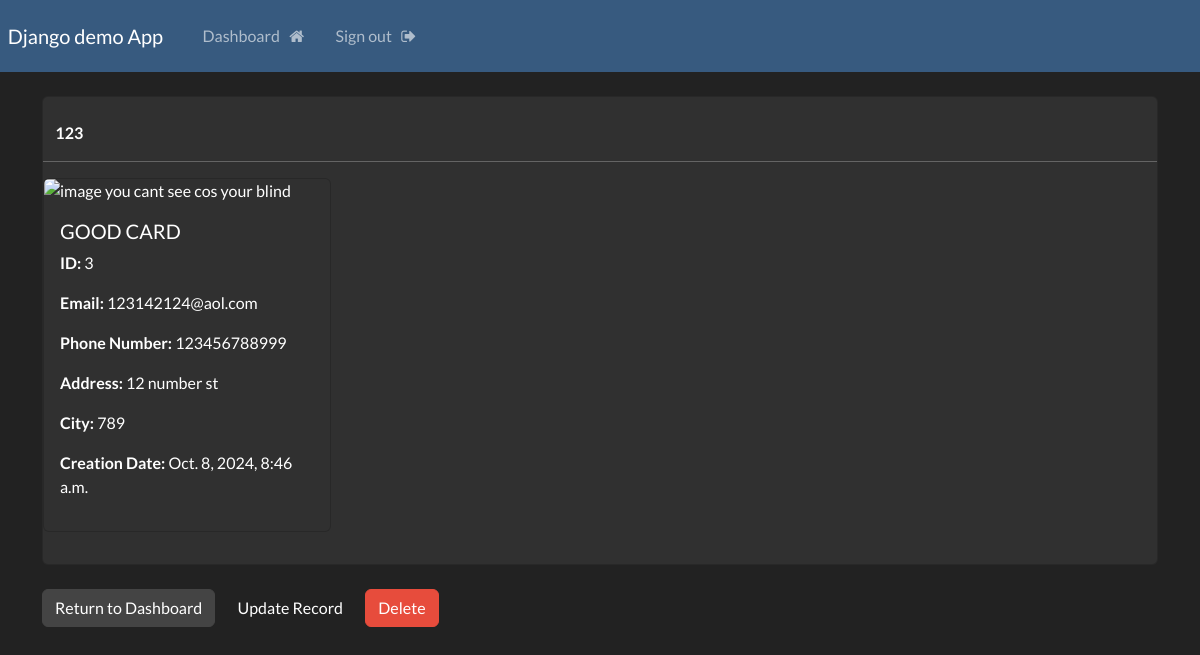
Screenshot of /record/3 (signed in) with the database file from the repository.
### website/models.py (models this page shows, shortened)
class Record(models.Model):
    creation_data = models.DateTimeField(auto_now_add = True)
    first_name = models.CharField(max_length = 100)
    last_name = models.CharField(max_length = 100)
    email = models.CharField(max_length = 255)
    phone = models.CharField(max_length = 20)
    address = models.CharField(max_length = 255)
    city = models.CharField(max_length = 255)

### website/views.py (the view)
# urls.py: path('record/<int:pk>', views.singular_record, name="record"),
@login_required(login_url='my-login')
def singular_record(request, pk):
    one_record = Record.objects.get(id=pk)
    context = {'record':one_record}
    return render(request, 'website/view-record.html', context=context)

### website/templates/website/view-record.html (shortened to what this page needs)
{% extends 'website/base.html' %}
{% block content %}
    <div class="card">
        <strong>
            <br>
            {{record.first_name}}
        </strong>
        <hr>
        <div class="card" style="width: 18rem;">
            <img class="card-img-top" src="..." alt="image you cant see cos your blind">
            <div class="card-body">
              <h5 class="card-title">GOOD CARD</h5>
              <p> <strong> ID: </strong> {{record.id}} </p>
            <p> <strong> Email: </strong> {{record.email}} </p>
            <p> <strong> Phone Number: </strong> {{record.phone}} </p>
            <p> <strong> Address: </strong> {{record.address}} </p>
            <p> <strong> City: </strong> {{record.city}} </p>
            <p> <strong> Creation Date: </strong> {{record.creation_data}} </p>
            </div>
          </div>
        <div class="card-body">
        </div>
    </div>
    <br>
    <a href="{% url 'dashboard' %}" class="btn btn-secondary"> Return to Dashboard </a>
    <a href="{% url 'update-record' record.id %}" class=btn btn-info> Update Record </a>
    <a href="{% url '' %}"class="btn btn-danger"> Delete </a>
{% endblock %}

### rows the page displays
Record: first_name "123", id "3", email "123142124@aol.com", phone "123456788999", address "12 number st", city "789", creation_data "Oct. 8, 2024, 8:46 a.m."
